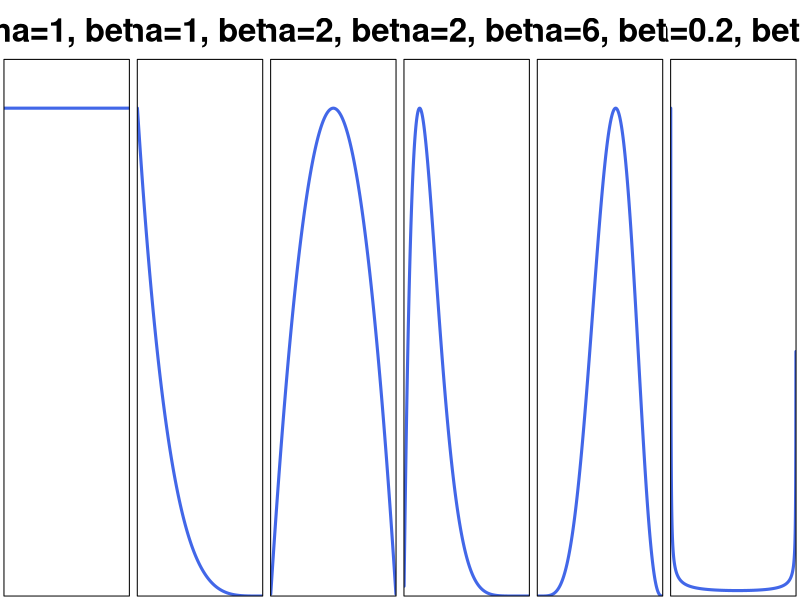
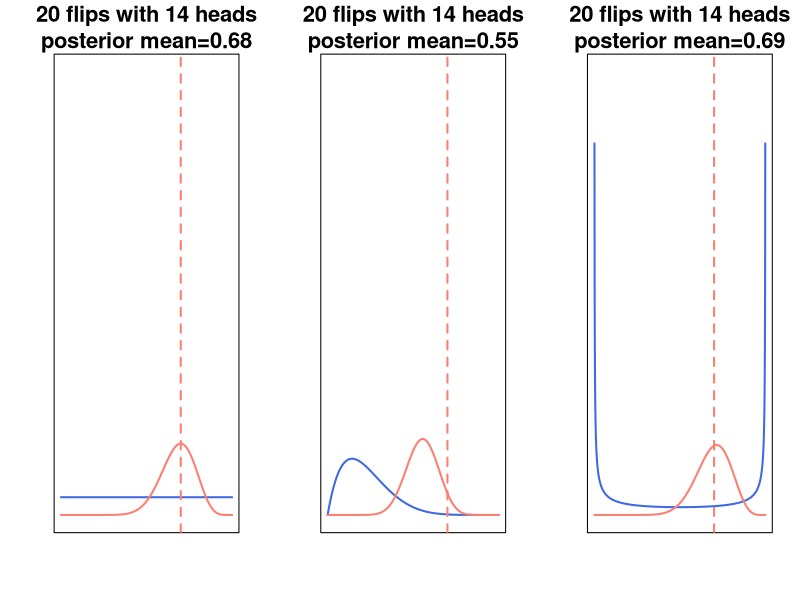
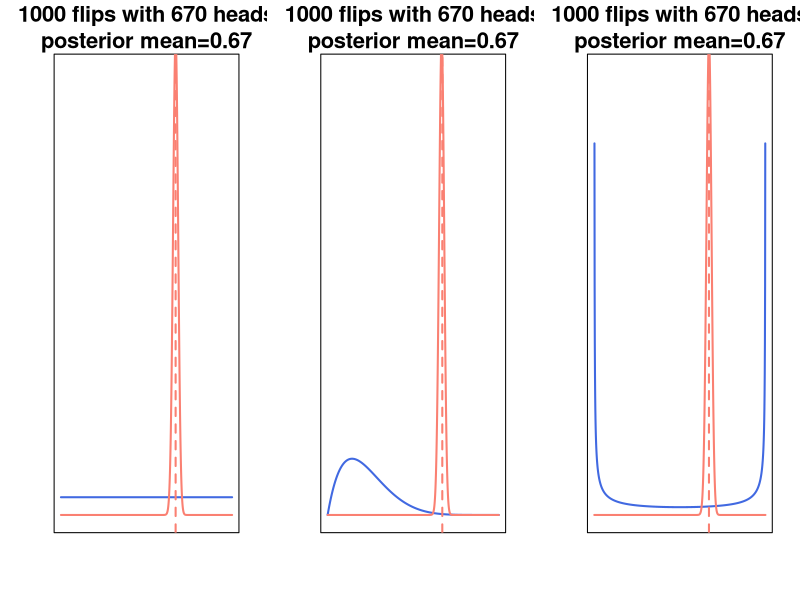
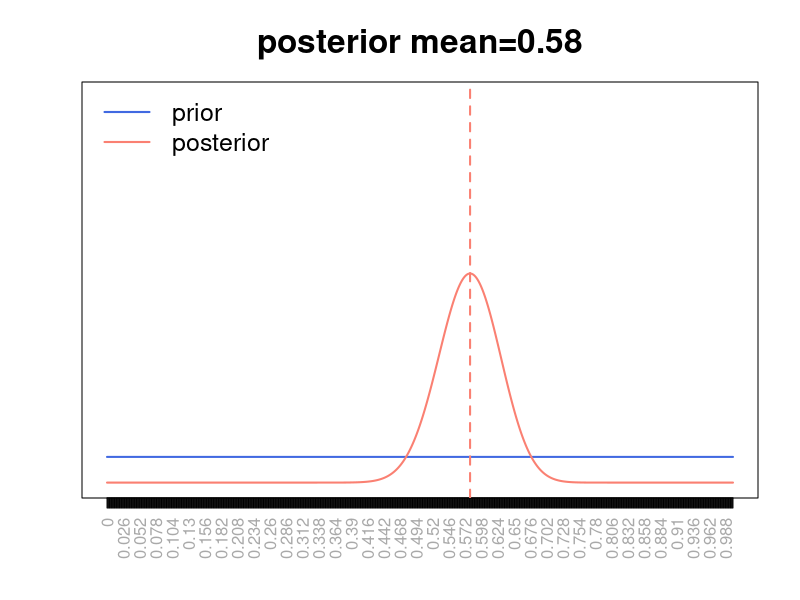

Generate these figures, in order, with R:
## ---- chunk 1
#| fig-width: 24
#| fig-height: 3.5
#| out-width: 100%

parameter_sets <- data.frame(
  alpha = c(1, 1, 2, 2, 6, 0.2),
  beta = c(1, 5, 2, 8, 4, 0.3),
  label = c(
    "alpha=1, beta=1", "alpha=1, beta=5", "alpha=2, beta=2",
    "alpha=2, beta=8", "alpha=6, beta=4", "alpha=0.2, beta=0.3"
  )
)
x_values <- seq(0.001, 0.999, length.out = 1000)
original_par <- par(mfrow = c(1, 6), mar = c(0.3, 0.3, 4.5, 0.3))

for (index in seq_len(nrow(parameter_sets))) {
  alpha_value <- parameter_sets$alpha[index]
  beta_value <- parameter_sets$beta[index]
  density_values <- dbeta(x_values, shape1 = alpha_value, shape2 = beta_value)

  plot(
    x_values, density_values,
    type = "n", xlim = c(0, 1), ylim = c(0, max(density_values) * 1.1),
    axes = FALSE, xlab = "", ylab = "", main = parameter_sets$label[index],
    cex.main = 3, font.main = 2, bty = "o", xaxs = "i", yaxs = "i"
  )
  lines(x_values, density_values, col = "#4267E8", lwd = 3)
  box(col = "black", lwd = 1)
}

par(original_par)
## ---- chunk 2
#| fig-width: 8
#| fig-height: 3
#| out-width: 100%

mydomain <- seq(0, 1, by = 0.001)

onefig <- function(prior_a, prior_b, n_total, n_head, plot_yrange = c(0, 25)) {
  post_a <- prior_a + n_head
  post_b <- prior_b + n_total - n_head
  plot_title <- paste0(
    n_total, " flips with ", n_head, " heads\n",
    "posterior mean=", round(post_a / (post_a + post_b), 2)
  )

  plot(
    x = mydomain, y = mydomain, type = "n", xlim = c(0, 1),
    ylim = plot_yrange, yaxt = "n", xaxt = "n", ylab = NA, xlab = NA,
    main = plot_title, cex.main = 2
  )
  lines(
    mydomain, dbeta(mydomain, shape1 = prior_a, shape2 = prior_b),
    col = "royalblue", lwd = 2
  )
  lines(
    mydomain, dbeta(mydomain, shape1 = post_a, shape2 = post_b),
    col = "salmon", lwd = 2
  )
  abline(v = n_head / n_total, lty = "dashed", col = "salmon", lwd = 2)
}

old_par <- par(mfrow = c(1, 3))
onefig(prior_a = 1, prior_b = 1, n_total = 20, n_head = 14)
onefig(prior_a = 2, prior_b = 7, n_total = 20, n_head = 14)
onefig(prior_a = 0.3, prior_b = 0.3, n_total = 20, n_head = 14)
par(old_par)
## ---- chunk 3
#| fig-width: 8
#| fig-height: 3
#| out-width: 100%

old_par <- par(mfrow = c(1, 3))
onefig(prior_a = 1, prior_b = 1, n_total = 1000, n_head = 670)
onefig(prior_a = 2, prior_b = 7, n_total = 1000, n_head = 670)
onefig(prior_a = 0.3, prior_b = 0.3, n_total = 1000, n_head = 670)
par(old_par)
## ---- chunk 4
#| fig-width: 5
#| fig-height: 5
#| out-width: 70%

applied_x <- seq(0, 1, by = 0.001)
prior_alpha <- 1
prior_beta <- 1
trial_count <- 100
success_count <- 58
posterior_alpha <- prior_alpha + success_count
posterior_beta <- prior_beta + trial_count - success_count
posterior_mean <- posterior_alpha / (posterior_alpha + posterior_beta)

plot(
  x = applied_x, y = applied_x, type = "n", xlim = c(0, 1), ylim = c(0, 15),
  yaxt = "n", xaxt = "n", ylab = NA, xlab = NA, cex.axis = 1.5,
  main = paste0("posterior mean=", round(posterior_mean, 2)), cex.main = 2
)
axis(1, at = applied_x, labels = applied_x, col.axis = "darkgrey", las = 2)
legend(
  "topleft", col = c("royalblue", "salmon"), lty = 1, lwd = 2,
  legend = c("prior", "posterior"), cex = 1.5, bty = "n"
)
lines(applied_x, dbeta(applied_x, prior_alpha, prior_beta), col = "royalblue", lwd = 2)
lines(applied_x, dbeta(applied_x, posterior_alpha, posterior_beta), col = "salmon", lwd = 2)
abline(v = success_count / trial_count, lty = "dashed", col = "salmon", lwd = 2)
